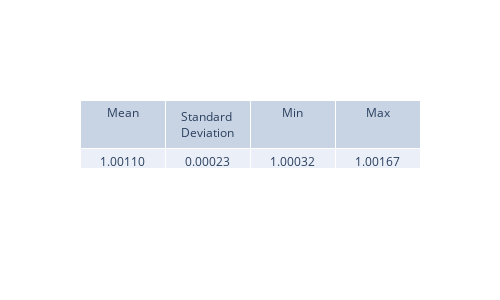

Source (notebook cell):
### Code cell
from scipy.integrate import simpson

norms = []
norms_monte = []

for i in range(1000):
    psi_sq_i = psi_real_pinn[:, i] ** 2 + psi_img_pinn[:, i] ** 2
    normalization = simpson(psi_sq_i, x=x_values)
    normalization_monte = np.mean(psi_sq_i) * (x_max - x_min)
    norms.append(normalization)
    norms_monte.append(normalization_monte)
    
view_metrics(np.array(norms))

plt.figure(figsize=(8,5), dpi=200)
plt.plot(t_values, norms, '-', label='Simpson')
plt.plot(t_values, norms_monte, '--', label="Monte Carlo")
plt.axhline(1.0, color='red', linestyle='--', label='Expected = 1')
plt.xlabel('Time (ps)')
plt.ylabel('Normalization')
plt.title('Wavefunction Normalization Over Time')
plt.legend()
plt.grid(True)



plt.show()

### Figure 1 — Plotly figure (JSON) as saved in the notebook; plotly's stock layout.template omitted (floating-point values rounded to 4 significant figures)
{"data": [{"cells": {"values": [["1.00110"], ["0.00023"], ["1.00032"], ["1.00167"]]}, "header": {"values": ["Mean", "Standard Deviation", "Min", "Max"]}, "type": "table"}], "layout": {"height": 300, "width": 500}}
